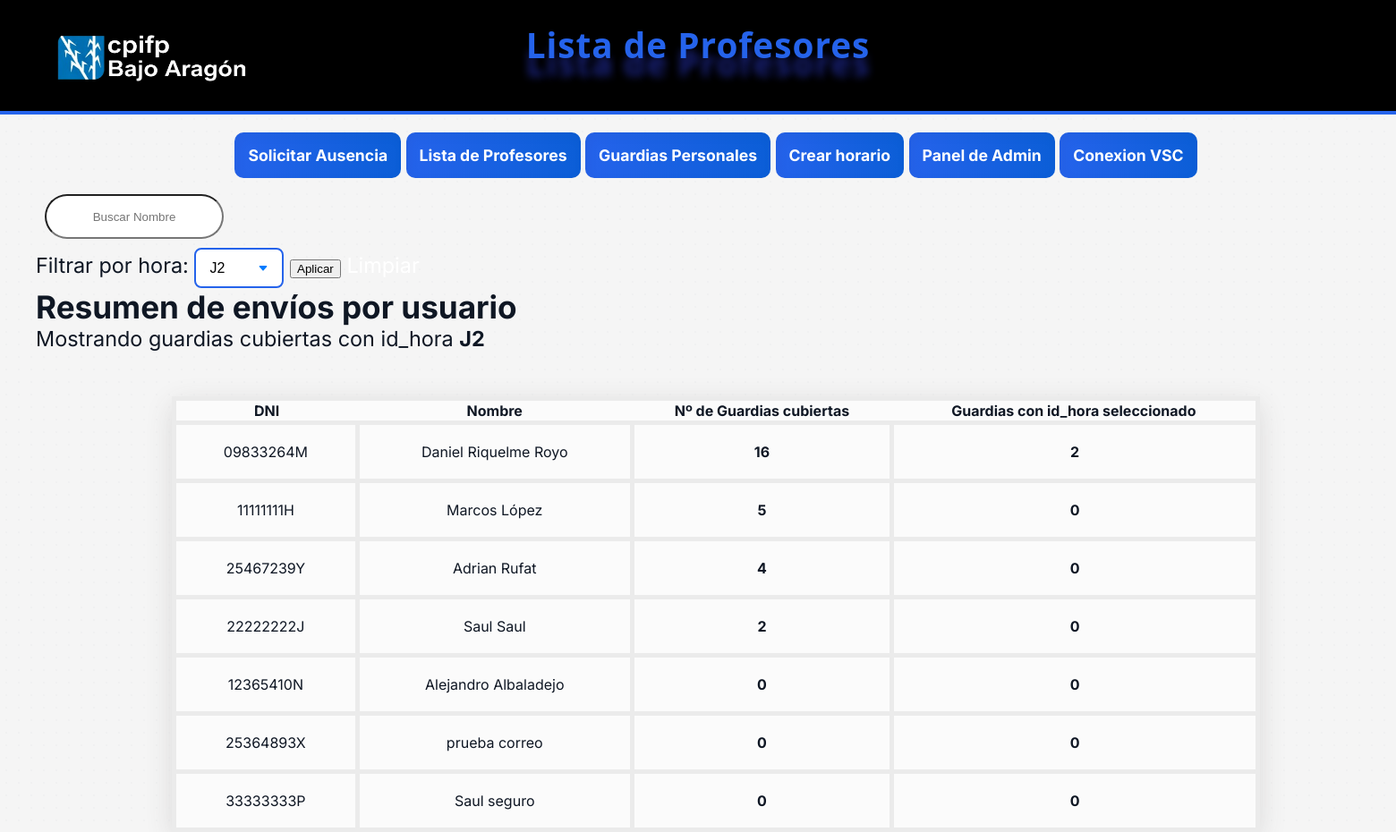
The page /listaphp.php?id_hora=J2 (signed in) on the database its author committed.
### tables this page shows
CREATE TABLE `usuario` (
  `dni` varchar(10) NOT NULL,
  `nombre` varchar(255) NOT NULL,
  `apellido` varchar(255) NOT NULL,
  `contrasena` varchar(10000) NOT NULL DEFAULT 'prueba',
  `rol` varchar(50) NOT NULL,
  `gmail` varchar(255) NOT NULL,
  `familia` varchar(100) NOT NULL
);

### listaphp.php (the view, shortened to what this page needs)
<?php
$conexion = mysqli_connect("localhost","cyberbuild","Admin1234","faltas");
$conexion->set_charset('utf8mb4');
$selectedIdHora = isset($_GET['id_hora']) ? $_GET['id_hora'] : '';
$idHoraEscaped = mysqli_real_escape_string($conexion, $selectedIdHora);
$horas = [];
$horaResult = mysqli_query($conexion, "
    SELECT DISTINCT h.id_hora
    FROM ausencia a
    LEFT JOIN horario h ON a.id_horario = h.id_horario
    WHERE h.id_hora IS NOT NULL
    ORDER BY h.id_hora
");
if ($horaResult) {
    while ($h = mysqli_fetch_assoc($horaResult)) {
        $horas[] = $h['id_hora'];
    }
}
$sql = "SELECT u.dni AS dni, u.nombre, u.apellido,
--  total de ausencias donde el usuario es cubridor
    (SELECT COUNT(*) FROM ausencia a
        WHERE a.dni_usuario_cubridor = u.dni
    ) AS contador_cubridor,
 -- de esas, las que coinciden con la hora seleccionada
    (SELECT COUNT(*) FROM ausencia a
        JOIN horario h ON a.id_horario = h.id_horario
        WHERE a.dni_usuario_cubridor = u.dni
        AND h.id_hora = '$idHoraEscaped'
    ) AS contador_hora
FROM usuario u";
if ($selectedIdHora !== '') {
    $sql .= " ORDER BY contador_hora DESC, contador_cubridor DESC";
} else {
    $sql .= " ORDER BY contador_cubridor DESC";
}
?>
<html lang="en">
<head>
    <link rel="stylesheet" href="css.css">
</head>
<body>
<body>
    <header>
        <h1>Lista de Profesores</h1>
        <a href="main.php">
        <img id="cpifp" src="media/logo_cpifp.png">
        </a>
    </header>
        <?php include "navpub.php"; ?>
    <main>
    <main>
            <input type="text" id="busqueda" placeholder="Buscar Nombre">
        <form method="get" id="horaForm">
            <label for="id_hora">Filtrar por hora:</label>
            <select name="id_hora" id="id_hora">
                <?php foreach ($horas as $h): ?>
                    <option value="<?= htmlspecialchars($h) ?>" <?= $selectedIdHora === $h ? 'selected' : '' ?>><?= htmlspecialchars($h) ?></option>
                <?php endforeach; ?>
            </select>
            <button type="submit">Aplicar</button>
            <?php if ($selectedIdHora !== ''): ?>
                <a href="listaphp.php">Limpiar</a>
            <?php endif; ?>
        </form>
        <h2>Resumen de envíos por usuario</h2>
        <?php if ($selectedIdHora !== ''): ?>
            <p>Mostrando guardias cubiertas con id_hora <strong><?= htmlspecialchars($selectedIdHora) ?></strong></p>
        <?php endif; ?>
        <table id="tabla">
            <tr>
                <th>DNI</th>
                <th>Nombre</th>
                <th>Nº de Guardias cubiertas</th>
                <th>Guardias con id_hora seleccionado</th>
            </tr>
            <?php
            $resultado = $conexion->query($sql);
            if ($resultado && $resultado->num_rows > 0) {
                while ($row = $resultado->fetch_assoc()) {
                    echo '<tr>';
                    echo '<td>' . htmlspecialchars($row['dni']) . '</td>';
                    echo '<td>' . htmlspecialchars($row['nombre']) . ' ' . htmlspecialchars($row['apellido']) . '</td>';
                    echo '<td><strong>' . (int)$row['contador_cubridor'] . '</strong></td>';
                    echo '<td><strong>' . (int)$row['contador_hora'] . '</strong></td>';
                    echo '</tr>';
                }
            } else {
                echo '<tr><td colspan="5">No hay datos disponibles</td></tr>';
            }
            ?>
        </table>
    </main>
    <footer>
    </footer>
</body>
</html>

### css.css (style rules this page uses)
* { margin: 0; box-sizing: border-box; }
body { font-family: 'Inter', system-ui, -apple-system, 'Segoe UI', Roboto, 'Helvetica Neue', Arial, sans-serif; font-size: 16px; background-color: #f5f5f5; background-image: radial-gradient(rgba(20,33,61,0.02) 1px, transparent 1px); background-size: 14px 14px; color: #0f1724; -webkit-font-smoothing: antialiased; -moz-osx-font-smoothing: grayscale; }
table { margin: auto; margin-top: 50px; border-collapse: collapse; border: 5px solid rgb(235, 235, 235); width: 80%; background-color: rgba(255,255,255,0.6); backdrop-filter: blur(6px) saturate(120%); box-shadow: 0 8px 30px rgb(218, 217, 217); border-radius: 10px; }
tr, td { border: 5px solid rgb(235, 235, 235); text-align: center; padding: 20px; border-radius: 10px; }
footer { background: transparent; text-align: center; color: #6b7280; padding: 1rem 0 2rem 0; font-size: 0.9rem; }
html, main, body { padding-bottom: 80px; height: 100%; font-size: 1.1em; }
main { padding-left: 20px; }
a { text-decoration: none; color: #fff; }
#busqueda { height: 50px; margin: 10px; border-radius: 200px; text-align: center; width: 200px; }
select { width: 100px; padding: 12px 15px; font-size: 16px; border: 2px solid #ced4da; border-radius: 8px; background-color: white; cursor: pointer; appearance: none; background-repeat: no-repeat; background-position: right 15px center; border: 2px solid #2563eb; }
header { background-color: #000; color: #2563eb; padding: 24px 20px; text-shadow: 0 20px 10px #1a237e; text-align: center; font-family: 'Segoe UI'; letter-spacing: 1px; border-bottom: 4px solid #2563eb; }
#cpifp { width: 300px; height: 280px; margin-right: 1400px; padding: 20px; margin-top: -150px; margin-bottom: -106px; }

### rows shown on the page
usuario: dni "09833264M", nombre "Daniel", apellido "Riquelme Royo", contador_cubridor "16", contador_hora "2"
usuario: dni "11111111H", nombre "Marcos", apellido "López", contador_cubridor "5", contador_hora "0"
usuario: dni "25467239Y", nombre "Adrian", apellido "Rufat", contador_cubridor "4", contador_hora "0"
usuario: dni "22222222J", nombre "Saul", apellido "Saul", contador_cubridor "2", contador_hora "0"
usuario: dni "12365410N", nombre "Alejandro", apellido "Albaladejo", contador_cubridor "0", contador_hora "0"
usuario: dni "25364893X", nombre "prueba", apellido "correo", contador_cubridor "0", contador_hora "0"
usuario: dni "33333333P", nombre "Saul", apellido "seguro", contador_cubridor "0", contador_hora "0"

### other values the page prints
$selectedIdHora "J2"
form field id_hora "J2"
